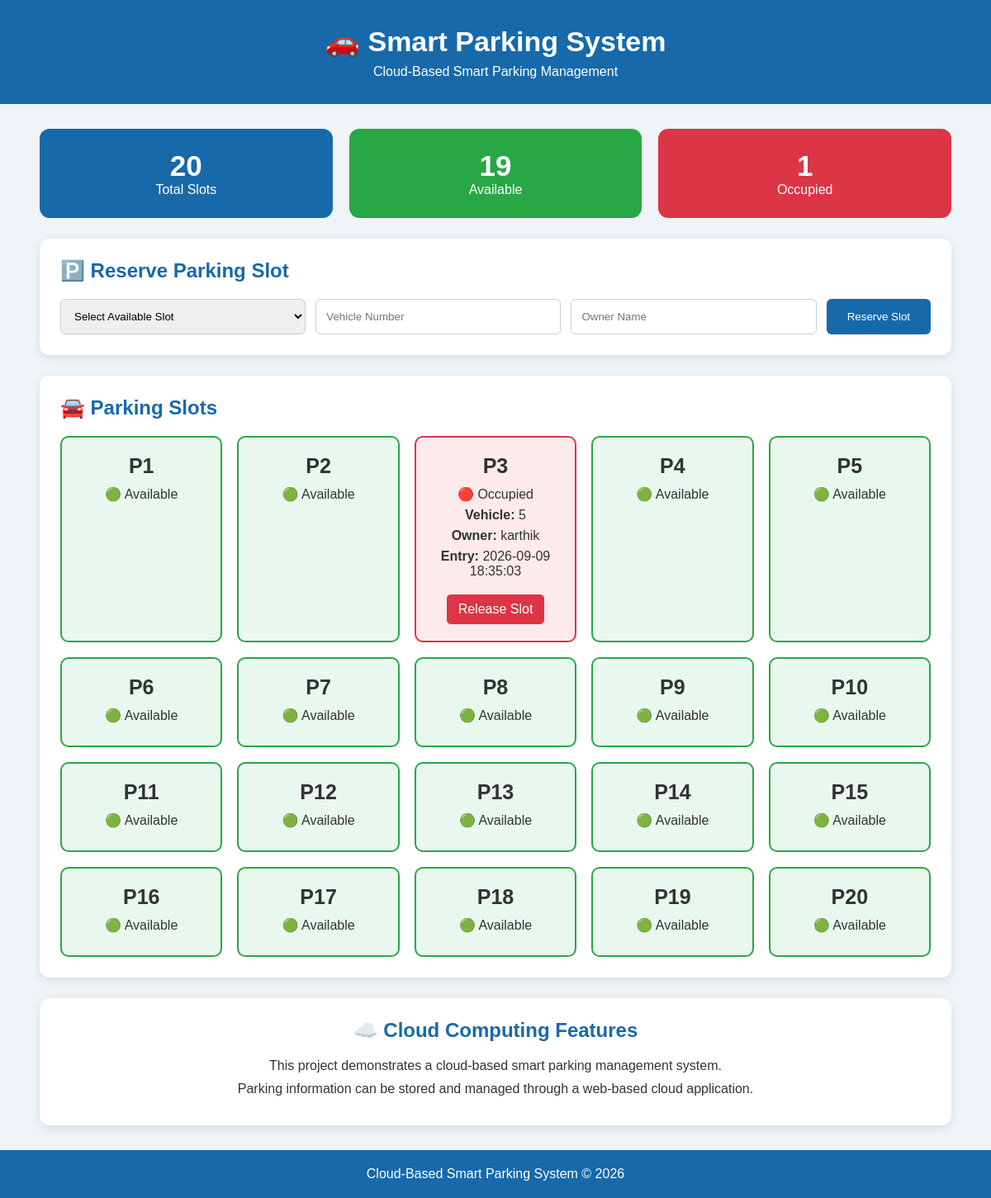
The page / on the database its author committed.
### tables this page shows
CREATE TABLE parking_slots (
            id INTEGER PRIMARY KEY AUTOINCREMENT,
            slot_number TEXT UNIQUE NOT NULL,
            status TEXT NOT NULL DEFAULT 'Available',
            vehicle_number TEXT,
            owner_name TEXT,
            entry_time TEXT
        );

### app.py (the view)
@app.route("/")
def index():
    slots = get_slots()
    available, occupied = get_counts()
    total = available + occupied
    return render_template(
        "index.html",
        slots=slots,
        available=available,
        occupied=occupied,
        total=total,
        message=None
    )

### app.py (called while the page is built)
def get_slots():
    conn = sqlite3.connect(DATABASE)
    cursor = conn.cursor()
    cursor.execute("""
        SELECT * FROM parking_slots
        ORDER BY id
    """)
    slots = cursor.fetchall()
    conn.close()
    return slots

def get_counts():
    conn = sqlite3.connect(DATABASE)
    cursor = conn.cursor()
    cursor.execute("""
        SELECT COUNT(*) FROM parking_slots
        WHERE status = 'Available'
    """)
    available = cursor.fetchone()[0]
    cursor.execute("""
        SELECT COUNT(*) FROM parking_slots
        WHERE status = 'Occupied'
    """)
    occupied = cursor.fetchone()[0]
    conn.close()
    return available, occupied

### templates/index.html (shortened to what this page needs)
<!DOCTYPE html>
<html lang="en">
<head>
    <link rel="stylesheet"
          href="{{ url_for('static', filename='style.css') }}">
</head>
<body>
<header>
    <h1>🚗 Smart Parking System</h1>
    <p>Cloud-Based Smart Parking Management</p>
</header>
<div class="container">
    <div class="dashboard">
        <div class="stat total">
            <h2>{{ total }}</h2>
            <p>Total Slots</p>
        </div>
        <div class="stat available">
            <h2>{{ available }}</h2>
            <p>Available</p>
        </div>
        <div class="stat occupied">
            <h2>{{ occupied }}</h2>
            <p>Occupied</p>
        </div>
    </div>
    <div class="card">
        <h2>🅿️ Reserve Parking Slot</h2>
        <form action="/reserve" method="POST">
            <select name="slot_number" required>
                <option value="">
                    Select Available Slot
                </option>
            </select>
            <input
                type="text"
                name="vehicle_number"
                placeholder="Vehicle Number"
                required
            >
            <input
                type="text"
                name="owner_name"
                placeholder="Owner Name"
                required
            >
            <button type="submit">
                Reserve Slot
            </button>
        </form>
    </div>
    <div class="card">
        <h2>🚘 Parking Slots</h2>
        <div class="parking-grid">
            {% for slot in slots %}
            <div class="parking-slot
                {% if slot[2] == 'Available' %}
                    available-slot
                {% else %}
                    occupied-slot
                {% endif %}
            ">
                <h3>{{ slot[1] }}</h3>
                {% if slot[2] == "Available" %}
                    <p>🟢 Available</p>
                {% else %}
                    <p>🔴 Occupied</p>
                    <p>
                        <strong>Vehicle:</strong>
                        {{ slot[3] }}
                    </p>
                    <p>
                        <strong>Owner:</strong>
                        {{ slot[4] }}
                    </p>
                    <p>
                        <strong>Entry:</strong>
                        {{ slot[5] }}
                    </p>
                    <a
                        href="/release/{{ slot[0] }}"
                        class="release"
                        onclick="return confirm('Release this parking slot?')"
                    >
                        Release Slot
                    </a>
                {% endif %}
            </div>
            {% endfor %}
        </div>
    </div>
    <div class="card cloud">
        <h2>☁️ Cloud Computing Features</h2>
        <p>
            This project demonstrates a cloud-based
            smart parking management system.
        </p>
        <p>
            Parking information can be stored and managed
            through a web-based cloud application.
        </p>
    </div>
</div>
<footer>
    <p>
        Cloud-Based Smart Parking System © 2026
    </p>
</footer>
</body>
</html>

### static/style.css (style rules this page uses)
* { box-sizing: border-box; margin: 0; padding: 0; }
body { font-family: Arial, sans-serif; background: #eef4f8; color: #333; }
header { background: #1769aa; color: white; text-align: center; padding: 30px; }
header h1 { font-size: 34px; margin-bottom: 8px; }
.container { width: 92%; max-width: 1200px; margin: 30px auto; }
.dashboard { display: flex; gap: 20px; margin-bottom: 25px; }
.stat { flex: 1; padding: 25px; border-radius: 12px; text-align: center; color: white; }
.stat h2 { font-size: 35px; }
.total { background: #1769aa; }
.available { background: #28a745; }
.occupied { background: #dc3545; }
.card { background: white; padding: 25px; margin-bottom: 25px; border-radius: 12px; box-shadow: 0 3px 12px rgba(0, 0, 0, 0.1); }
.card h2 { color: #1769aa; margin-bottom: 20px; }
form { display: flex; flex-wrap: wrap; gap: 12px; }
input, select { flex: 1; min-width: 200px; padding: 12px; border: 1px solid #ccc; border-radius: 6px; }
button { padding: 12px 25px; background: #1769aa; color: white; border: none; border-radius: 6px; cursor: pointer; }
.parking-grid { display: grid; grid-template-columns: repeat( auto-fit, minmax(190px, 1fr) ); gap: 18px; }
.parking-slot { padding: 20px; border-radius: 10px; text-align: center; border: 2px solid #ddd; }
.parking-slot h3 { font-size: 25px; margin-bottom: 10px; }
.parking-slot p { margin: 7px 0; }
.available-slot { background: #e9f7ef; border-color: #28a745; }
.occupied-slot { background: #fdeaea; border-color: #dc3545; }
.release { display: inline-block; margin-top: 12px; padding: 9px 14px; background: #dc3545; color: white; text-decoration: none; border-radius: 5px; }
.cloud { text-align: center; }
.cloud p { margin: 10px; }
footer { background: #1769aa; color: white; text-align: center; padding: 20px; }

### rows shown on the page
parking_slots: slot_number "P1", status "🟢 Available"
parking_slots: slot_number "P2", status "🟢 Available"
parking_slots: slot_number "P3", vehicle_number "5", owner_name "karthik", entry_time "2026-09-09 18:35:03"
parking_slots: slot_number "P4", status "🟢 Available"
parking_slots: slot_number "P5", status "🟢 Available"
parking_slots: slot_number "P6", status "🟢 Available"
parking_slots: slot_number "P7", status "🟢 Available"
parking_slots: slot_number "P8", status "🟢 Available"
parking_slots: slot_number "P9", status "🟢 Available"
parking_slots: slot_number "P10", status "🟢 Available"
parking_slots: slot_number "P11", status "🟢 Available"
parking_slots: slot_number "P12", status "🟢 Available"
parking_slots: slot_number "P13", status "🟢 Available"
parking_slots: slot_number "P14", status "🟢 Available"
parking_slots: slot_number "P15", status "🟢 Available"
parking_slots: slot_number "P16", status "🟢 Available"
parking_slots: slot_number "P17", status "🟢 Available"
parking_slots: slot_number "P18", status "🟢 Available"
parking_slots: slot_number "P19", status "🟢 Available"
parking_slots: slot_number "P20", status "🟢 Available"

### other values the page prints
{{ total }} "20"
{{ available }} "19"
{{ occupied }} "1"
